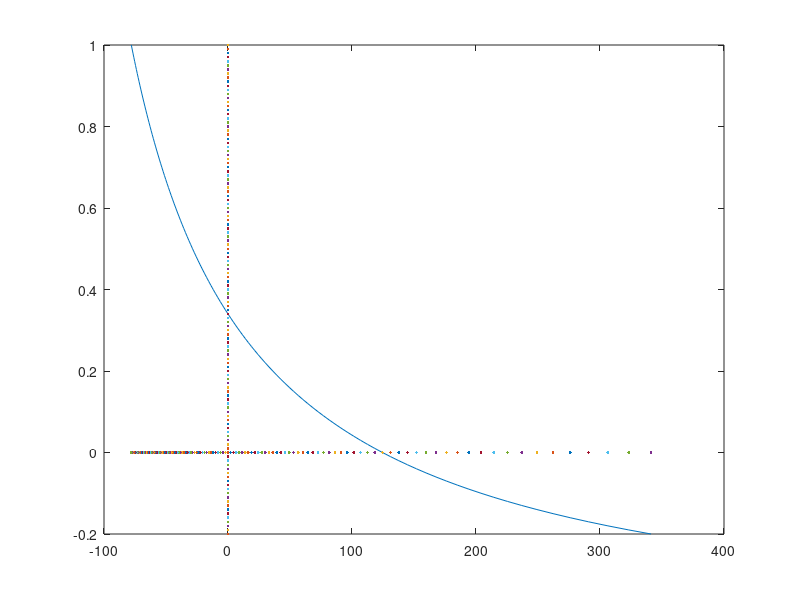

Here is the MATLAB script that generated this plot: (Note: this script raises an error after producing the figure.)
% tprime = [-.1 : .01 : 1.7];
lM0 = [0.034, 0.036, 0.07, 0.062, 0.090, 0.075, 0.106, 0.182];
k = 0.25;
%%
clear clc
f0 = 4235/34;       %0.3;
a = 1.4*f0;         %0.09;
b = 10*0.034*1.4;   %0.75;
vmax = 10;
v = [ -.2 : 0.01: 1];
f = (((f0+a)*b)./(v+b)) - a;
plot(f,v);
hold on;
plot(0,v);
hold on;
plot(f,0);
%%
vprime = (1 - tprime)./(1+tprime/k);
plot(vprime, tprime)
hold on, plot(tprime(11), vprime(11), 'r.')